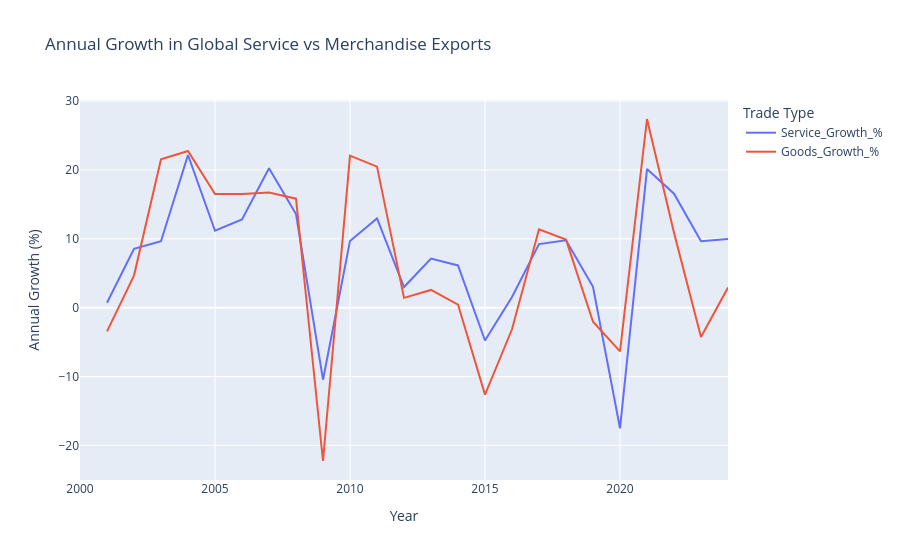

The code cell stored with this chart in its notebook:
### Code cell
fig = px.line(
    global_trade,
    x='Year',
    y=['Service_Growth_%', 'Goods_Growth_%'],
    title='Annual Growth in Global Service vs Merchandise Exports',
    labels={
        'value': 'Annual Growth (%)',
        'variable': 'Trade Type'
    }
)

fig.show()

### Figure 1 — Plotly figure (JSON) as saved in the notebook; plotly's stock layout.template omitted (floating-point values rounded to 4 significant figures)
{"data": [{"hovertemplate": "Trade Type=Service_Growth_%<br>Year=%{x}<br>Annual Growth (%)=%{y}<extra></extra>", "legendgroup": "Service_Growth_%", "line": {"color": "#636efa", "dash": "solid"}, "marker": {"symbol": "circle"}, "mode": "lines", "name": "Service_Growth_%", "orientation": "v", "showlegend": true, "type": "scatter", "x": [2000, 2001, 2002, 2003, 2004, 2005, 2006, 2007, 2008, 2009, 2010, 2011, 2012, 2013, 2014, 2015, 2016, 2017, 2018, 2019, 2020, 2021, 2022, 2023, 2024], "xaxis": "x", "y": [NaN, 0.7153, 8.551, 9.644, 22.18, 11.17, 12.82, 20.26, 13.59, -10.46, 9.693, 12.96, 2.994, 7.142, 6.134, -4.763, 1.555, 9.229, 9.777, 3.022, -17.52, 20.13, 16.56, 9.638, 9.99], "yaxis": "y"}, {"hovertemplate": "Trade Type=Goods_Growth_%<br>Year=%{x}<br>Annual Growth (%)=%{y}<extra></extra>", "legendgroup": "Goods_Growth_%", "line": {"color": "#EF553B", "dash": "solid"}, "marker": {"symbol": "circle"}, "mode": "lines", "name": "Goods_Growth_%", "orientation": "v", "showlegend": true, "type": "scatter", "x": [2000, 2001, 2002, 2003, 2004, 2005, 2006, 2007, 2008, 2009, 2010, 2011, 2012, 2013, 2014, 2015, 2016, 2017, 2018, 2019, 2020, 2021, 2022, 2023, 2024], "xaxis": "x", "y": [NaN, -3.449, 4.662, 21.55, 22.75, 16.5, 16.51, 16.72, 15.83, -22.27, 22.08, 20.48, 1.426, 2.576, 0.4495, -12.62, -3.134, 11.39, 9.889, -2.035, -6.337, 27.4, 10.89, -4.245, 2.922], "yaxis": "y"}], "layout": {"legend": {"title": {"text": "Trade Type"}, "tracegroupgap": 0}, "title": {"text": "Annual Growth in Global Service vs Merchandise Exports"}, "xaxis": {"anchor": "y", "domain": [0, 1], "title": {"text": "Year"}}, "yaxis": {"anchor": "x", "domain": [0, 1], "title": {"text": "Annual Growth (%)"}}}}
